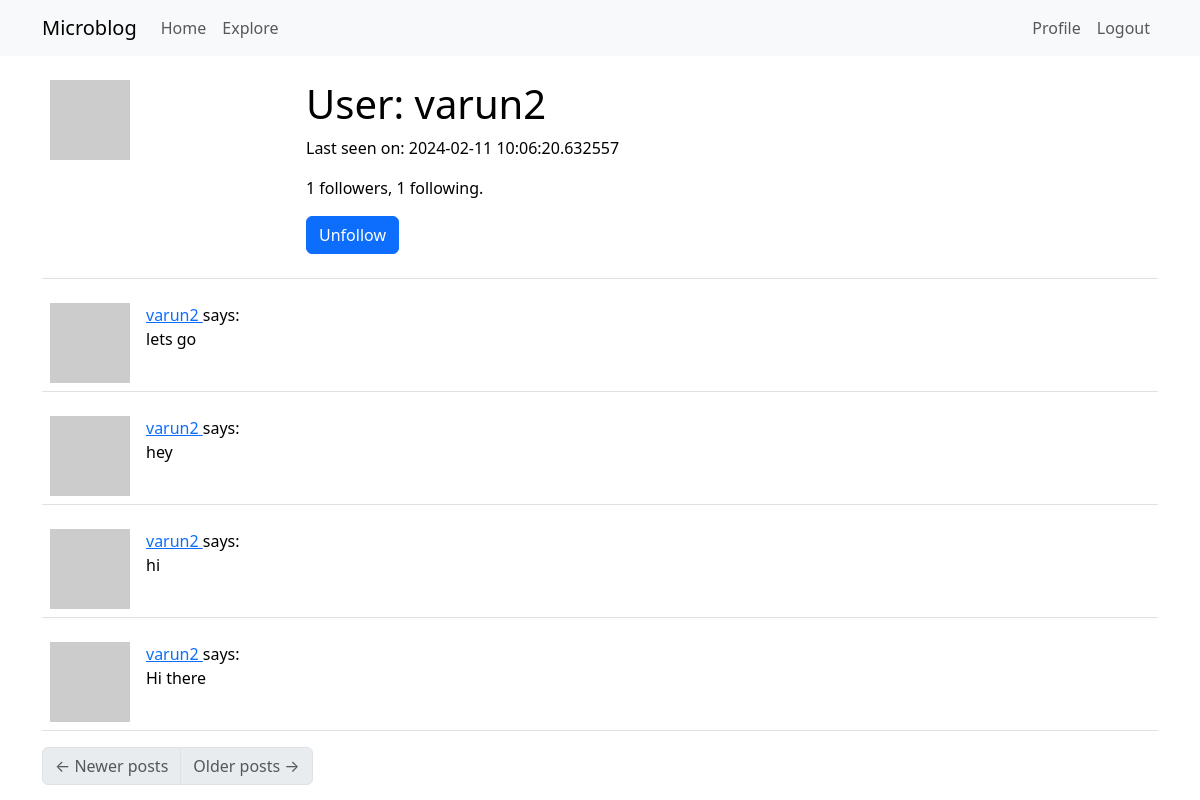
/user/varun2 (signed in), run on the app's committed database.
### app/models.py (models this page shows, shortened)
class User(UserMixin,db.Model):
    id: so.Mapped[int] = so.mapped_column(primary_key=True)
    username: so.Mapped[str] = so.mapped_column(sa.String(64), index=True, unique=True)
    email: so.Mapped[str] = so.mapped_column(sa.String(120), index=True, unique=True)
    password_hash: so.Mapped[Optional[str]] = so.mapped_column(sa.String(256))
    posts: so.WriteOnlyMapped['Post'] = so.relationship(back_populates='author')
    about_me: so.Mapped[Optional[str]] = so.mapped_column(sa.String(140))
    last_seen: so.Mapped[Optional[datetime]] = so.mapped_column(default=lambda: datetime.now(timezone.utc))
    def avatar(self, size):
        digest = md5(self.email.lower().encode('utf-8')).hexdigest()
        return f'https://www.gravatar.com/avatar/{digest}?d=identicon&s={size}'
    following: so.WriteOnlyMapped['User'] = so.relationship(
        secondary=followers, primaryjoin=(followers.c.follower_id == id),
        secondaryjoin=(followers.c.followed_id == id),
        back_populates='followers')
    followers: so.WriteOnlyMapped['User'] = so.relationship(
        secondary=followers, primaryjoin=(followers.c.followed_id == id),
        secondaryjoin=(followers.c.follower_id == id),
        back_populates='following')
    def is_following(self, user):
        query = self.following.select().where(User.id == user.id)
        return db.session.scalar(query) is not None
    def followers_count(self):
        query = sa.select(sa.func.count()).select_from(self.followers.select().subquery())
        return db.session.scalar(query)
    def following_count(self):
        query = sa.select(sa.func.count()).select_from(self.following.select().subquery())
        return db.session.scalar(query)

class Post(db.Model):
    id: so.Mapped[int] = so.mapped_column(primary_key=True)
    body: so.Mapped[str] = so.mapped_column(sa.String(140))
    timestamp: so.Mapped[datetime] = so.mapped_column(index=True, default=lambda: datetime.now(timezone.utc))
    user_id: so.Mapped[int] = so.mapped_column(sa.ForeignKey(User.id),index=True)
    author: so.Mapped[User] = so.relationship(back_populates='posts')

### app/routes.py (the view)
@app.route('/user/<username>')
@login_required
def user(username):
    user = db.first_or_404(sa.select(User).where(User.username == username))
    page = request.args.get('page', 1, type=int)
    query = user.posts.select().order_by(Post.timestamp.desc())
    posts = db.paginate(query, page=page,per_page=app.config['POSTS_PER_PAGE'],error_out=False)
    next_url = url_for('user', username=user.username, page=posts.next_num) if posts.has_next else None
    prev_url = url_for('user', username=user.username, page=posts.prev_num) if posts.has_prev else None
    form = EmptyForm()
    return render_template('user.html', user=user, posts=posts.items, next_url=next_url, prev_url=prev_url, form=form)

### app/forms.py
class EmptyForm(FlaskForm):
    submit = SubmitField('Submit')

### app/models.py (called while the page is built)
@login.user_loader
def load_user(id):
    return db.session.get(User, int(id))

### app/routes.py (called while the page is built)
@app.before_request
def before_request():
    if current_user.is_authenticated:
        current_user.last_seen = datetime.now(timezone.utc)
        db.session.commit()

### app/templates/user.html (shortened to what this page needs)
{% extends "base.html" %}
{% block content %}
    <table class="table table-hover">
        <tr>
            <td width="256px"><img src="{{ user.avatar(256) }}"></td>
            <td>
                <h1>User: {{ user.username }}</h1>
                {% if user.last_seen %}<p>Last seen on: {{ user.last_seen }}</p>{% endif %}
                <p>{{ user.followers_count() }} followers, {{ user.following_count() }} following.</p>
                {% if user == current_user %}
                <p><a href="{{ url_for('edit_profile') }}">Edit your profile</a></p>
                {% else %}
                <p>
                    <form action="{{ url_for('unfollow', username=user.username) }}" method="post">
                        {{ form.submit(value='Unfollow', class_='btn btn-primary') }}
                    </form>
                </p>
                {% endif %}
            </td>
        </tr>
    </table>
    {% for post in posts %}
        {% include '_post.html' %}
    {% endfor %}
    <nav aria-label="Post navigation">
        <ul class="pagination">
            <li class="page-item{% if not prev_url %} disabled{% endif %}">
                <a class="page-link" href="{{ prev_url }}">
                    <span aria-hidden="true">&larr;</span> Newer posts
                </a>
            </li>
            <li class="page-item{% if not next_url %} disabled{% endif %}">
                <a class="page-link" href="{{ next_url }}">
                    Older posts <span aria-hidden="true">&rarr;</span>
                </a>
            </li>
        </ul>
    </nav>
{% endblock %}

### app/templates/_post.html
<table class="table table-hover">
    <tr>
        <td width="70px">
            <a href="{{ url_for('user', username=post.author.username) }}">
                <img src="{{ post.author.avatar(70) }}" />
            </a>
        </td>
        <td>
            <a href="{{ url_for('user', username=post.author.username) }}">
                {{ post.author.username }}
            </a>
            says:
            <br>
            {{ post.body }}
        </td>
    </tr>
</table>

### data on the page
User: username "varun2", last_seen "2024-02-11 10:06:20.632557"
Post: author.username "varun2", body "lets go"
Post: author.username "varun2", body "hey"
Post: author.username "varun2", body "hi"
Post: author.username "varun2", body "Hi there"

### other printed values
{{ user.followers_count() }} "1"
{{ user.following_count() }} "1"
